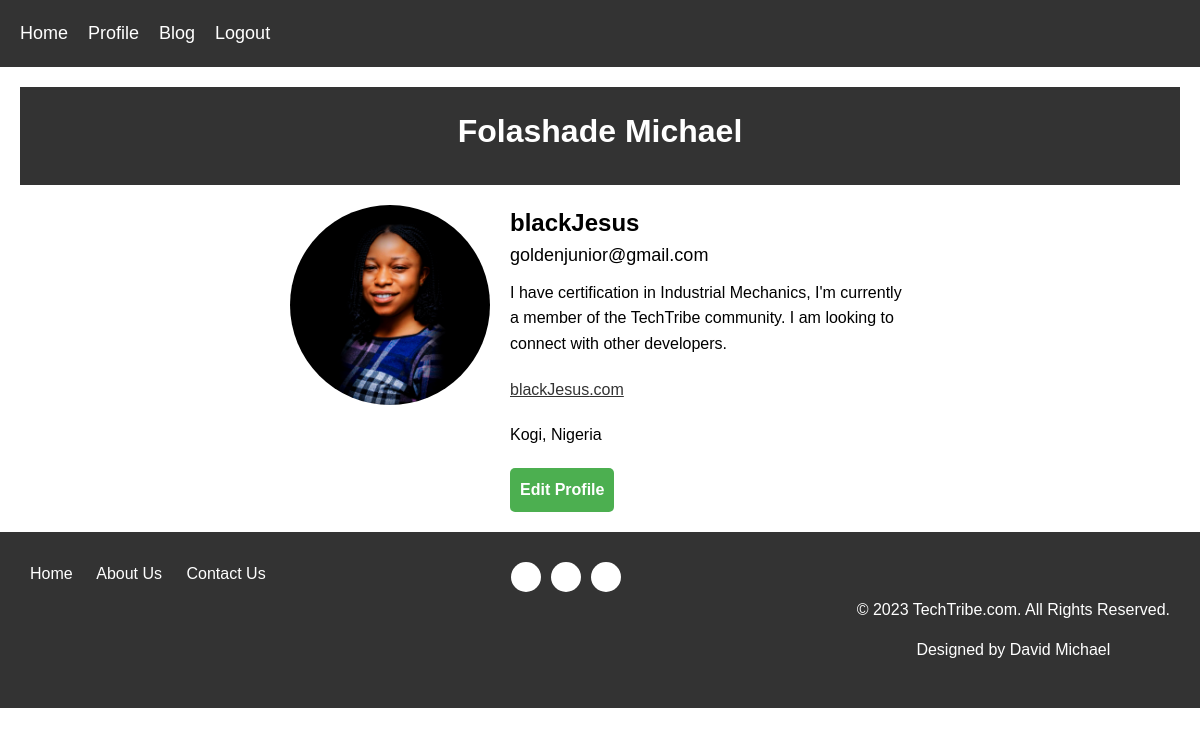
Screenshot of /profile/folashade/ (signed in) with the database file from the repository.
### account/models.py (models this page shows, shortened)
class Profile(models.Model):
    user = models.OneToOneField(User, on_delete=models.CASCADE)
    full_name = models.CharField(max_length=100)
    profile_picture = models.ImageField(upload_to="profile_picture/", blank=True)
    bio = models.TextField(blank=True)
    website = models.URLField(blank=True)
    location = models.CharField(max_length=30, blank=True)

### account/views.py (the view)
# urls.py: path("profile/<str:username>/", register_view.profile, name="profile"),
@login_required
def profile(request, username):
    profile = get_object_or_404(Profile, user__username=username)
    context = {
        "profile" : profile
    }
    return render(request, "account/profile.html", context)

### account/templates/account/profile.html
{% extends "base.html" %}
{% load static %}
{% block content %}
<header>
    <h1>{{ profile.full_name }}</h1>
  </header>
  <main>
    <section class="profile">
      <div class="profile-picture">
        {% if profile.profile_picture %}
            <img src="{{ profile.profile_picture.url }}" alt="Profile Picture">
        {% else %}
            <img src="{% static 'images/default_img.png' %}" alt="Profile Picture">
        {% endif %}
      </div>
      <div class="profile-details">
        <h2 class="full-name">{{ user.username }}</h2>
        <p class="username">{{ user.email}}</p>
        <p class="bio">{{ profile.bio }}</p>
        <p class="website"><a href="{{ profile.website }}">{{ user.username }}.com</a></p>
        <p class="location">{{ profile.location }}</p>
        <a class="editprofile" href="{% url 'edit_profile' %}">Edit Profile</a>
      </div>
    </section>
  </main>
{% endblock content %}

### account/static/css/styles.css (style rules this page uses)
body { margin: 0; padding: 0; font-family: Arial, sans-serif; font-size: 16px; line-height: 1.5; }
header { background-color: #db4343; color: #fff; padding: 10px; }
main { margin: 20px; }
main h1 { font-size: 32px; margin-bottom: 10px; }
main p { line-height: 1.6; margin-bottom: 20px; }
header { background-color: #333; color: #fff; text-align: center; padding: 20px; margin-bottom: 20px; }
h1 { margin: 0; }
.profile { display: flex; flex-wrap: wrap; justify-content: center; }
.profile-picture { width: 200px; height: 200px; margin-right: 20px; }
.profile-picture img { max-width: 100%; max-height: 100%; object-fit: contain; border-radius: 50%; }
.profile-details { flex-basis: 400px; }
.full-name { font-size: 24px; font-weight: bold; margin: 0; }
.username { margin: 0; font-size: 18px; }
.bio { font-size: 16px; margin-top: 10px; }
.website { font-size: 16px; margin-top: 10px; }
.website a { color: #333; }
.location { font-size: 16px; margin-top: 10px; }
.editprofile { display: inline-block; padding: 10px; background-color: #4CAF50; color: white; border-radius: 5px; text-decoration: none; font-weight: bold; }

### rows the page displays
Profile: full_name "Folashade Michael", profile_picture (picture), bio "I have certification in Industrial Mechanics, I'm currently a member of the TechTribe community. I am looking to connect with other developers.", location "Kogi, Nigeria"

### other values shown
{{ user.username }} "blackJesus"
{{ user.email }} "goldenjunior@gmail.com"
